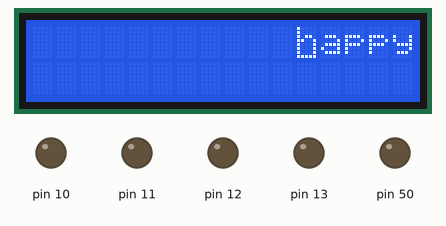
Simulated run of this sketch. Board: Arduino Mega 2560, built with avr-gcc and run on an emulated ATmega2560. On the bench: 16×2 character LCD, output pins drawn as LEDs (lit = HIGH). Wiring (inferred from the names in the program): character LCD (HD44780): RS pin 53; R/W pin 52; E pin 51; data pin 22, pin 23, pin 24, pin 25, pin 26, pin 27, pin 28, pin 29. Pins used as bus, display or sensor lines are not drawn.

Above: at 0.26 s.
At 0.97 s:
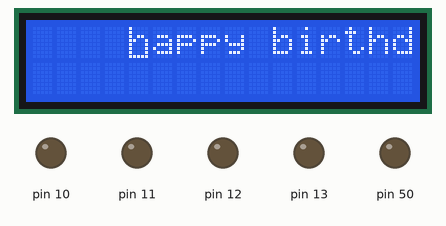
At 1.69 s:
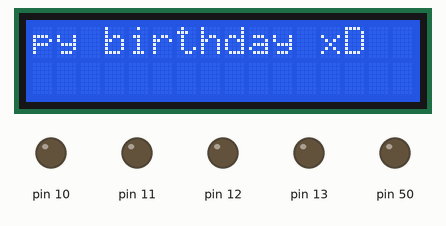
At 2.4 s:
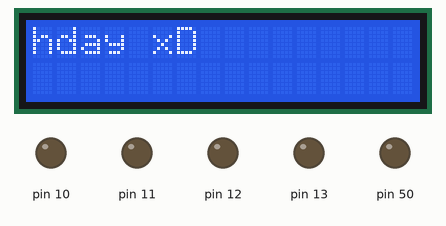
At 3.1 s:
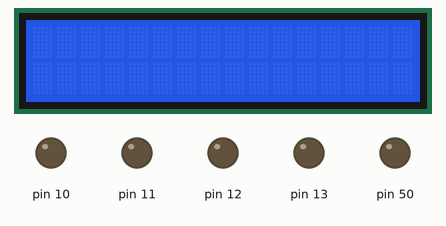
At 3.94 s:
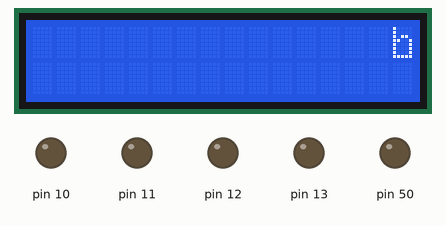

Measured:
- by itself, everything shown: repeats every 4.1 s, in 33 steps
- what the display in image 4 shows lasts 0.8 s, from 3.1 s to 3.9 s

The sketch:

lcd-message.ino
```cpp
/*
 * LCD-8bit.c
 *
 * Created: 10-11-2021 17:05:41
 * Author : Yukta
 */

#include <avr/io.h>
#include <util/delay.h>
#include <string.h>
#define DPRT PORTA
#define DDDR DDRA
#define DPIN PINA
#define CPRT PORTB
#define CDDR DDRB
#define CPIN PINB
#define RS 0
#define RW 1
#define EN 2


void command( unsigned char cmnd)
{
  DPRT= cmnd;
  CPRT &= ~(1<<RS);
  CPRT &= ~(1<< RW);
  CPRT |= (1<<EN);
  _delay_us(1);
  CPRT &= ~(1<<EN);
  _delay_us(100);

}
void data(unsigned char data1)
{
  DPRT = data1;
  CPRT |= (1<<RS);
  CPRT &= ~(1<<RW);
  CPRT |= (1<<EN);
  _delay_us(1);
  CPRT &= ~(1<<EN);
  _delay_us(100);
}

void init()
{
  DDDR=0xff;
  CDDR= 0xff;

  CPRT &= ~(1<<EN);
  _delay_us(2000);
  command(0x38);
  command(0x0e);
  command(0x01);
  _delay_us(2000);
  command(0x06);

}
void print(char*str)
{
  unsigned char i=0;
  while(str[i]!= 0)
  {
    data(str[i]);
    i++;
  }
}
void gotoxy(unsigned char x, unsigned char y)
{
  unsigned char add[]={0x80,0xc0,0x94,0xd4,};
    command(add[y-1]+x-1);
    _delay_us(100);
}
int main(void)
{
    init();
    while (1)
  { gotoxy(15,1);
    command(0x18);
    _delay_ms(100);
    print("happy birthday xD ");

  }
    return 0;
}
// void movingprint(char*str)
// {
//  unsigned char i=0;
//  for(i=0;i<9;++i)
//  {
//    while(str[i]!= 0)
//  {
//    data(str[i]);
//    _delay_ms(10);
//    i++;
//
//  }
//  }
// }
```
